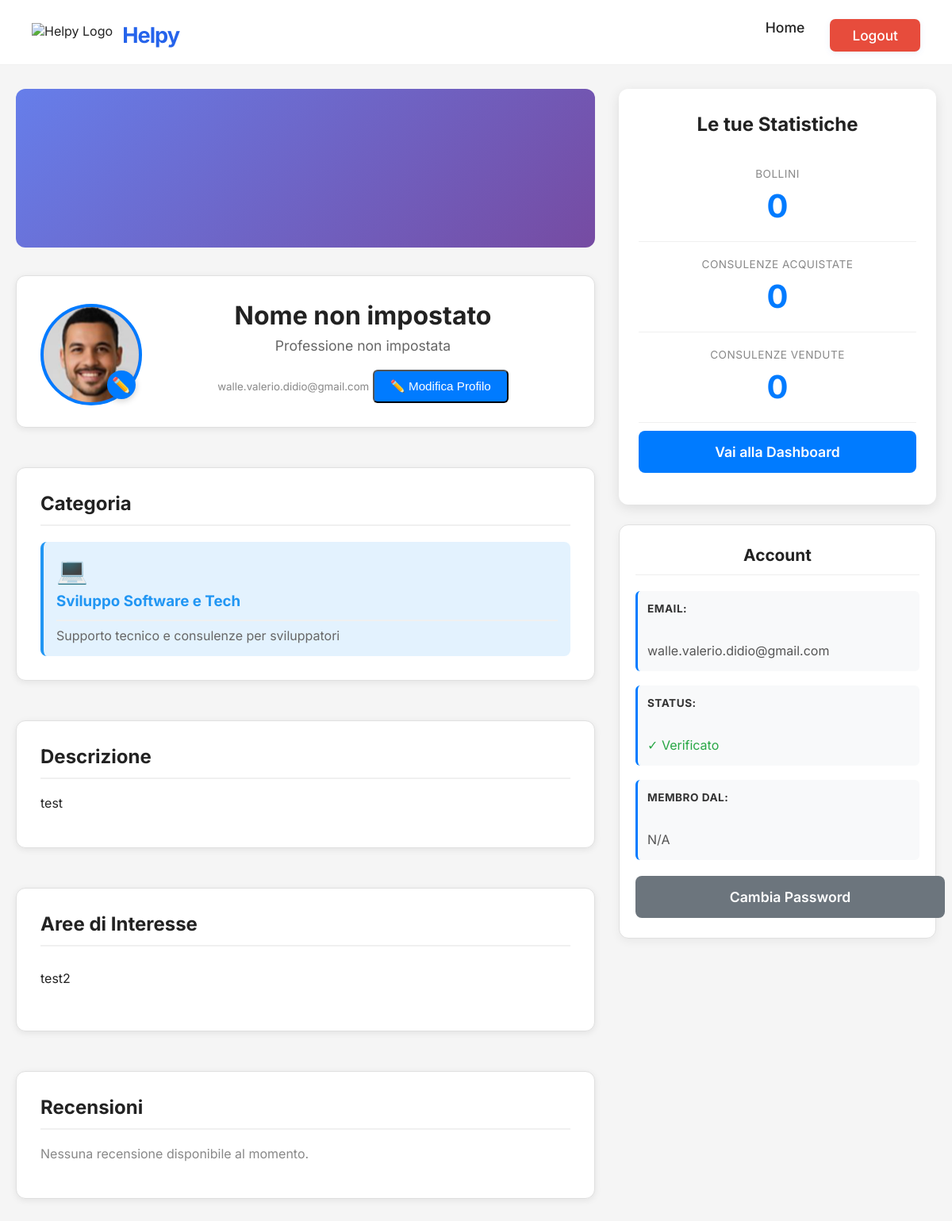
The app's page /profile (signed in) with its own data.
### app/models_user.py (models this page shows)
class User(SQLModel, table=True):
    id: Optional[int] = Field(default=None, primary_key=True)
    email: str = Field(unique=True, index=True)
    password_md5: str
    confirmation_code: Optional[str] = Field(default=None, max_length=6)
    confirmed: int = Field(default=0)
    created_at: Optional[str] = Field(default_factory=lambda: datetime.now().isoformat())
    nome: Optional[str] = Field(default=None)
    professione: Optional[str] = Field(default=None)
    descrizione: Optional[str] = Field(default=None)
    category_id: Optional[int] = Field(default=None, foreign_key="category.id")
    bollini: int = Field(default=0)
    consulenze_acquistate: int = Field(default=0)
    consulenze_vendute: int = Field(default=0)
    aree_interesse: Optional[str] = Field(default=None)
    prezzo_consulenza: Optional[int] = Field(default=150)
    durata_consulenza: Optional[int] = Field(default=60)
    profile_picture: Optional[str] = None  # 🔥 AGGIUNGI QUESTA RIGA

### app/models_category.py (models this page shows)
class Category(SQLModel, table=True):
    id: Optional[int] = Field(default=None, primary_key=True)
    name: str = Field(unique=True, index=True)
    slug: str = Field(unique=True, index=True)
    icon: Optional[str] = Field(default="🎯")
    description: Optional[str] = Field(default=None)
    target: Optional[str] = Field(default=None)
    color: Optional[str] = Field(default="#4CAF50")

### app/routes/user_profile.py (the view)
@router.get("/profile", response_class=HTMLResponse)
def user_profile(request: Request):
    session_token = request.cookies.get("session_token")
    logger.info(f"Profile accessed, cookie: {session_token[:20] if session_token else 'None'}...")
    if not session_token:
        logger.warning("No session token found, redirecting to login")
        return RedirectResponse("/login")
    try:
        payload = verify_token(session_token)
        user_id = payload.get("user_id")
        logger.info(f"Token verified, user_id: {user_id}")
        if not user_id:
            logger.warning("No user_id in token")
            return RedirectResponse("/login")
        with get_session() as session:
            user = session.get(User, user_id)
            if not user:
                logger.warning(f"User {user_id} not found in database")
                return RedirectResponse("/login")
            categories = session.exec(select(Category)).all()
            logger.info(f"✅ Loaded {len(categories)} categories: {[c.name for c in categories]}")
            user_category = None
            if user.category_id:
                user_category = session.get(Category, user.category_id)
                logger.info(f"User category: {user_category.name if user_category else 'None'}")
            aree_interesse_list = user.aree_interesse.split(',') if user.aree_interesse else []
            return templates.TemplateResponse("profile.html", {
                "request": request,
                "user": user,
                "categories": categories,
                "user_category": user_category,
                "aree_interesse_list": aree_interesse_list
            })
    except Exception as e:
        logger.error(f"Error in profile: {e}", exc_info=True)
        return RedirectResponse("/login")

### app/templates/profile.html (shortened to what this page needs)
<!DOCTYPE html>
<html lang="it">
<head>
    <link rel="stylesheet" href="/static/style.css">
    <link rel="stylesheet" href="/static/profile.css">
    <link rel="stylesheet" href="https://cdnjs.cloudflare.com/ajax/libs/cropperjs/1.6.1/cropper.min.css">
</head>
<body>
    <nav class="navbar">
        <div class="navbar-left">
            <img src="https://i.imgur.com/4M34hi2.png" alt="Helpy Logo" class="navbar-logo" style="height:32px;">
            <span class="navbar-title">Helpy</span>
        </div>
        <div class="navbar-links">
            <a href="/">Home</a>
            <a href="/logout" class="register-btn" style="background:#e74c3c;">Logout</a>
        </div>
    </nav>
    <div class="profile-container">
        <main class="main-content">
            <div class="cover-image"></div>
            <header class="profile-header card">
                <div class="profile-avatar-container">
                    {% if user.profile_picture %}
                    <img src="{{ user.profile_picture }}" alt="Profile" class="profile-avatar-large" id="profileImage">
                    {% else %}
                    <div class="profile-avatar-large" id="profileImage">👤</div>
                    {% endif %}
                    <label for="profilePictureInput" class="edit-avatar-btn" title="Cambia immagine profilo">
                        ✏️
                    </label>
                </div>
                <div class="info">
                    <h1>{{ user.nome or 'Nome non impostato' }}</h1>
                    <p>{{ user.professione or 'Professione non impostata' }}</p>
                    <small style="color: #888;">{{ user.email }}</small>
                    <button id="editProfileBtn" class="btn-edit">✏️ Modifica Profilo</button>
                </div>
            </header>
            {% if user_category %}
            <section class="card" id="viewSection">
                <h2>Categoria</h2>
                <div class="category-badge" style="background:{{ user_category.color }}20; border-left:4px solid {{ user_category.color }}; padding:16px; border-radius:8px;">
                    <div style="font-size:2em; margin-bottom:8px;">{{ user_category.icon }}</div>
                    <h3 style="margin:0 0 8px 0; color:{{ user_category.color }};">{{ user_category.name }}</h3>
                    <p style="margin:0; color:#666;">{{ user_category.description }}</p>
                </div>
            </section>
            {% endif %}
            <section class="card">
                <h2>Descrizione</h2>
                {% if user.descrizione %}
                <p>{{ user.descrizione }}</p>
                {% else %}
                <p style="color:#888;">Aggiungi una descrizione al tuo profilo per far sapere agli altri chi sei!</p>
                {% endif %}
            </section>
            <section class="card">
                <h2>Aree di Interesse</h2>
                {% if aree_interesse_list %}
                <ul>
                    {% for area in aree_interesse_list %}
                    <li>{{ area.strip() }}</li>
                    {% endfor %}
                </ul>
                {% else %}
                <p style="color:#888;">Nessuna area di interesse specificata. Modifica il profilo per aggiungerne.</p>
                {% endif %}
            </section>
            <section class="card">
                <h2>Recensioni</h2>
                <p style="color:#888;">Nessuna recensione disponibile al momento.</p>
            </section>
        </main>
        <aside class="sidebar">
            <section class="consultation-card">
                <h2>Le tue Statistiche</h2>
                <div class="stat-item">
                    <div class="stat-label">Bollini</div>
                    <div class="stat-value">{{ user.bollini }}</div>
                </div>
                <div class="stat-item">
                    <div class="stat-label">Consulenze Acquistate</div>
                    <div class="stat-value">{{ user.consulenze_acquistate }}</div>
                </div>
                <div class="stat-item">
                    <div class="stat-label">Consulenze Vendute</div>
                    <div class="stat-value">{{ user.consulenze_vendute }}</div>
                </div>
                <a href="/dashboard" class="btn btn-primary">Vai alla Dashboard</a>
            </section>
            <section class="card">
                <h3>Account</h3>
                <div class="account-info">
                    <p><strong>Email:</strong><br>{{ user.email }}</p>
                    <p><strong>Status:</strong><br>
                        {% if user.confirmed == 1 %}
                        <span style="color:#28a745;">✓ Verificato</span>
                        {% else %}
                        <span style="color:#dc3545;">Non Verificato</span>
                        {% endif %}
                    </p>
                    <p><strong>Membro dal:</strong><br>{{ user.created_at[:10] if user.created_at else 'N/A' }}</p>
                </div>
                <a href="/reset-password" class="btn btn-secondary">Cambia Password</a>
            </section>
        </aside>
    </div>
</body>
</html>

### app/static/style.css (style rules this page uses)
body { font-family: 'Segoe UI', Arial, sans-serif; background: #fff; margin: 0; padding: 0; color: #222; }
.navbar { display: flex; align-items: center; justify-content: space-between; padding: 24px 40px 16px 40px; background: #fff; border-bottom: 1px solid #f0f0f0; }
.navbar-left { display: flex; align-items: center; gap: 12px; }
.navbar-logo { height: 36px; }
.navbar-title { font-size: 1.7rem; font-weight: 700; color: #2563eb; letter-spacing: -1px; }
.navbar-links { display: flex; gap: 32px; font-size: 1.1rem; }
.navbar-links a { color: #222; text-decoration: none; font-weight: 500; }
.register-btn { display: inline-block; background: #2563eb; color: #fff !important; font-weight: 600; padding: 10px 28px; border-radius: 7px; text-decoration: none; font-size: 1.08rem; box-shadow: 0 2px 8px rgba(37,99,235,0.08); transition: background 0.2s, box-shadow 0.2s; border: none; }
.profile-container { display: flex; min-height: calc(100vh - 64px); background: #f5f5f5; }
.profile-header { text-align: center; }
.consultation-card { background: white; border-radius: 12px; padding: 30px 25px; box-shadow: 0 4px 16px rgba(0,0,0,0.1); text-align: center; box-sizing: border-box; }
.consultation-card .btn { display: block; width: 100%; max-width: 100%; padding: 16px 20px; border: none; border-radius: 8px; font-size: 1.1em; font-weight: 600; cursor: pointer; text-decoration: none; text-align: center; transition: all 0.2s; box-sizing: border-box; margin: 10px 0; }

### records on screen
User: profile_picture (picture), nome "Nome non impostato", professione "Professione non impostata", email "walle.valerio.didio@gmail.com", descrizione "test", strip "test2", bollini "0", consulenze_acquistate "0", consulenze_vendute "0", created_at "N/A"
Category: icon "💻", name "Sviluppo Software e Tech", description "Supporto tecnico e consulenze per sviluppatori"
